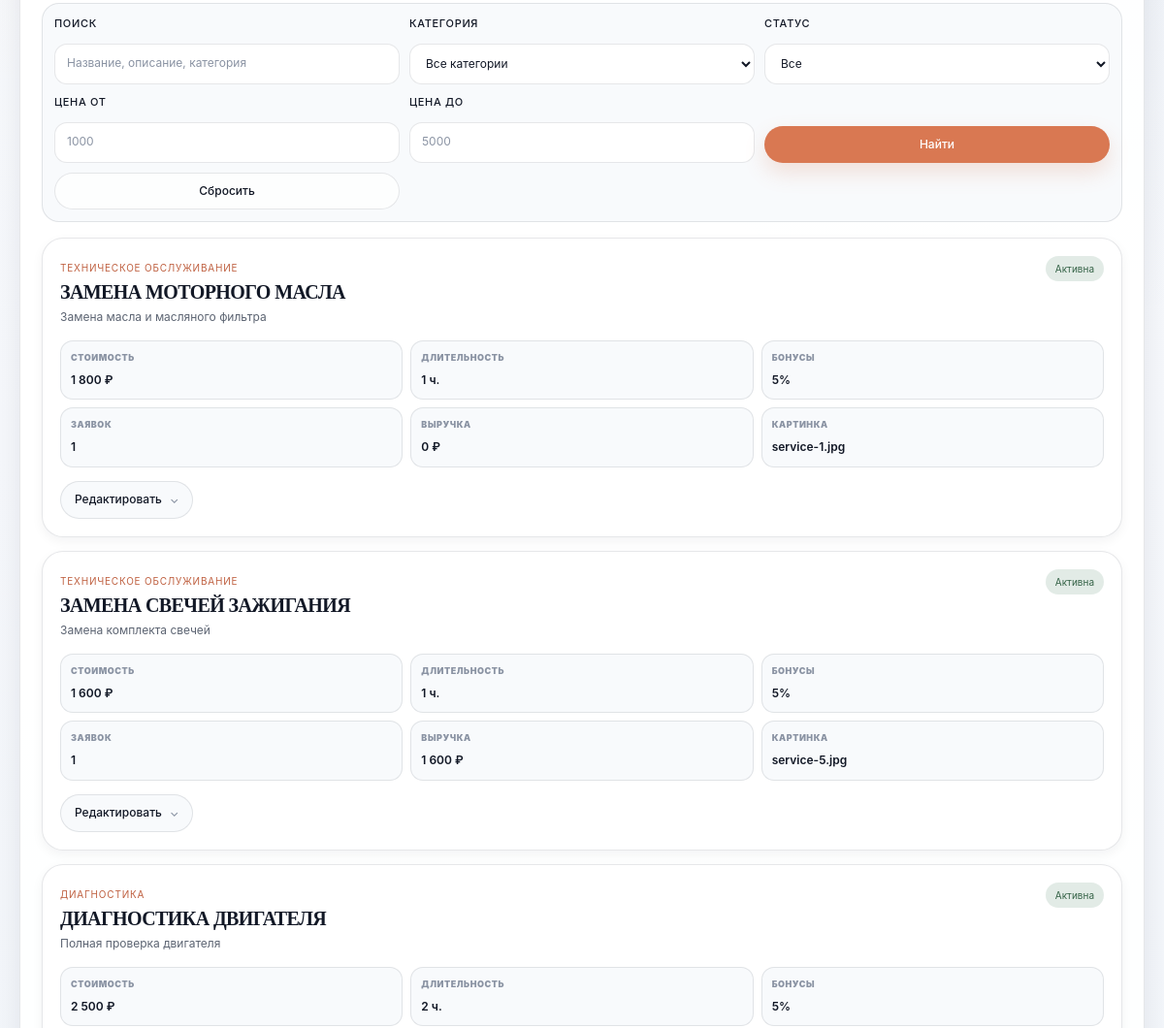
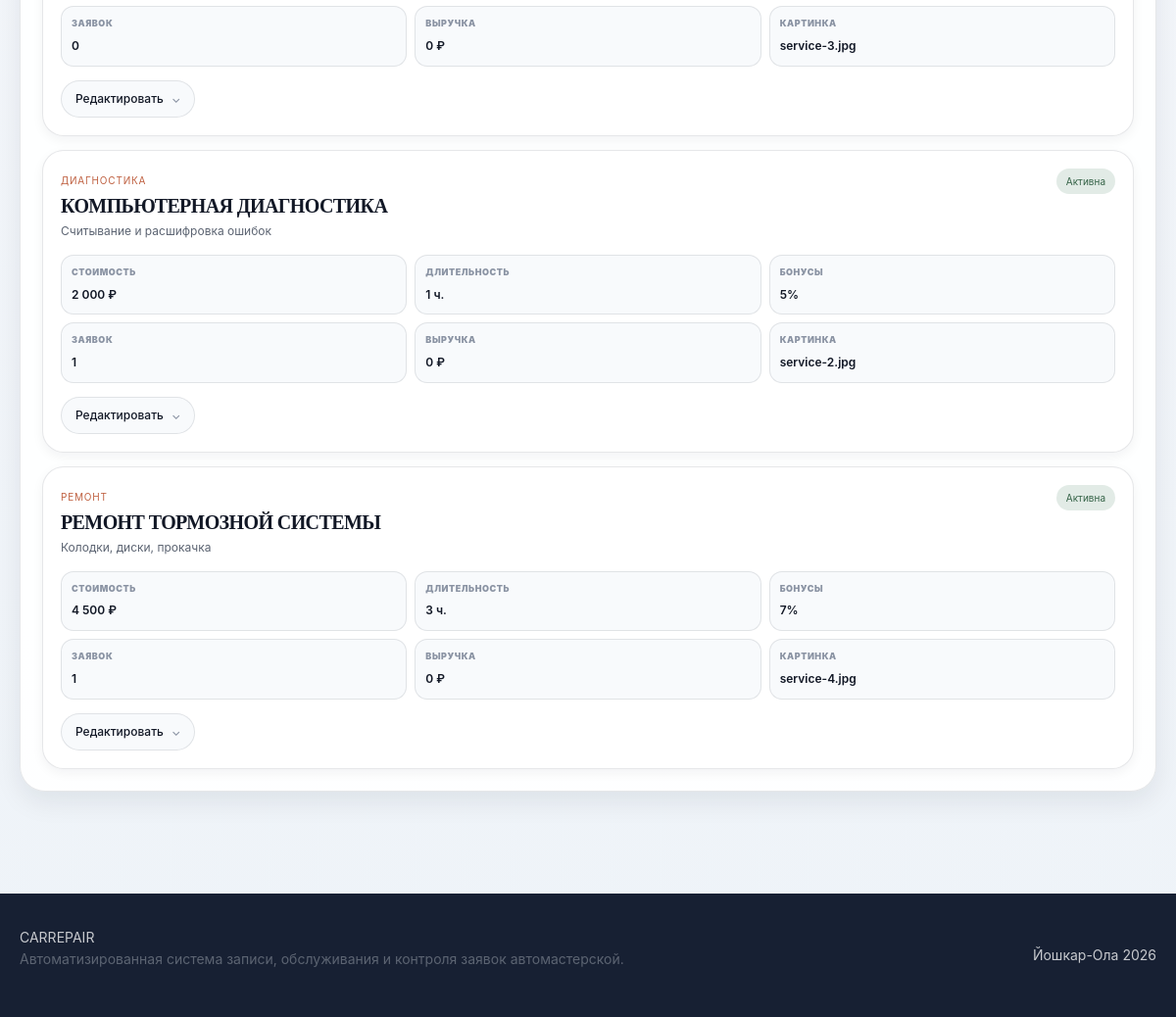
Before: /admin/services.php (signed in, lower part) with the older database file (2 pictures, top to bottom).
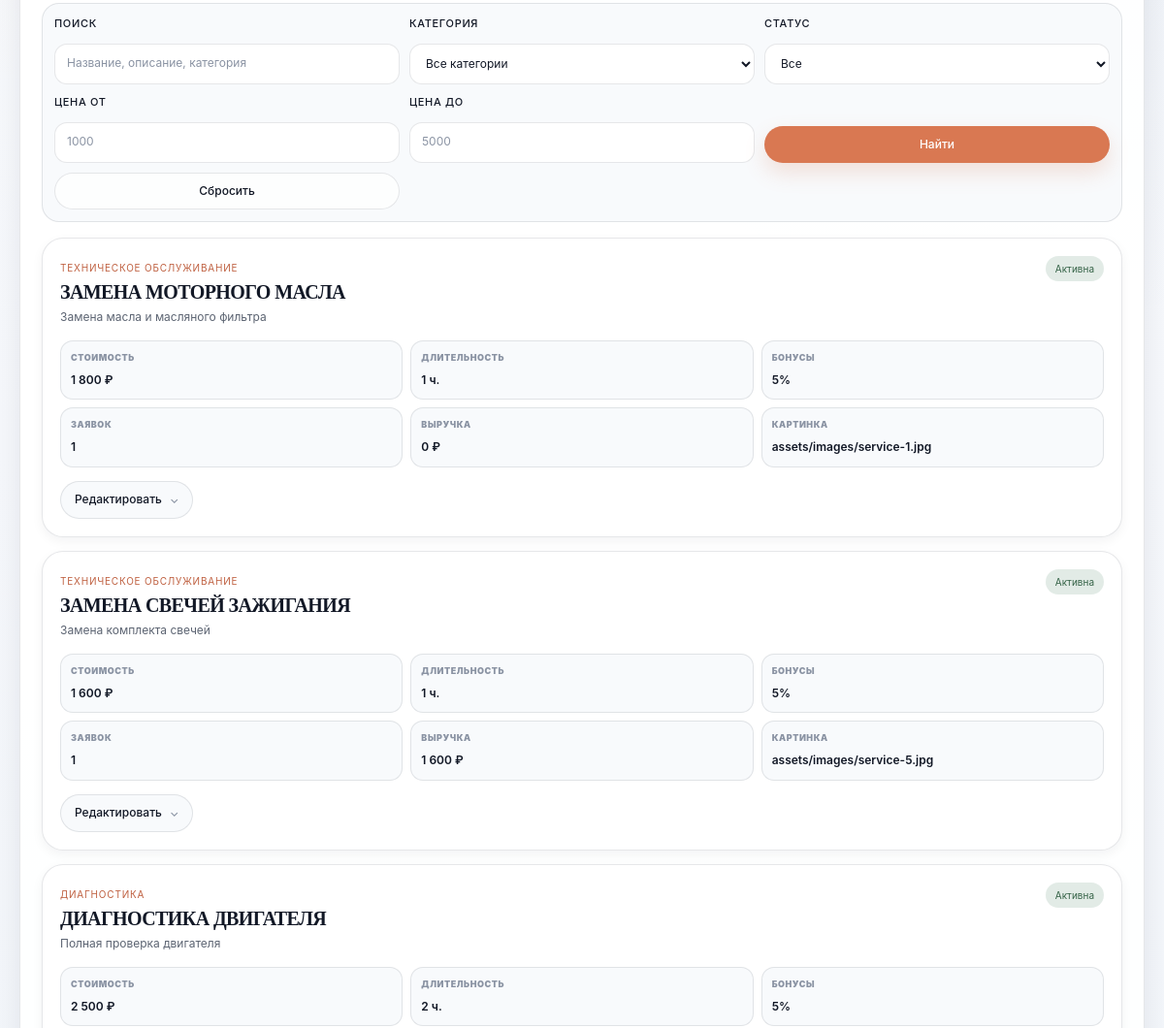
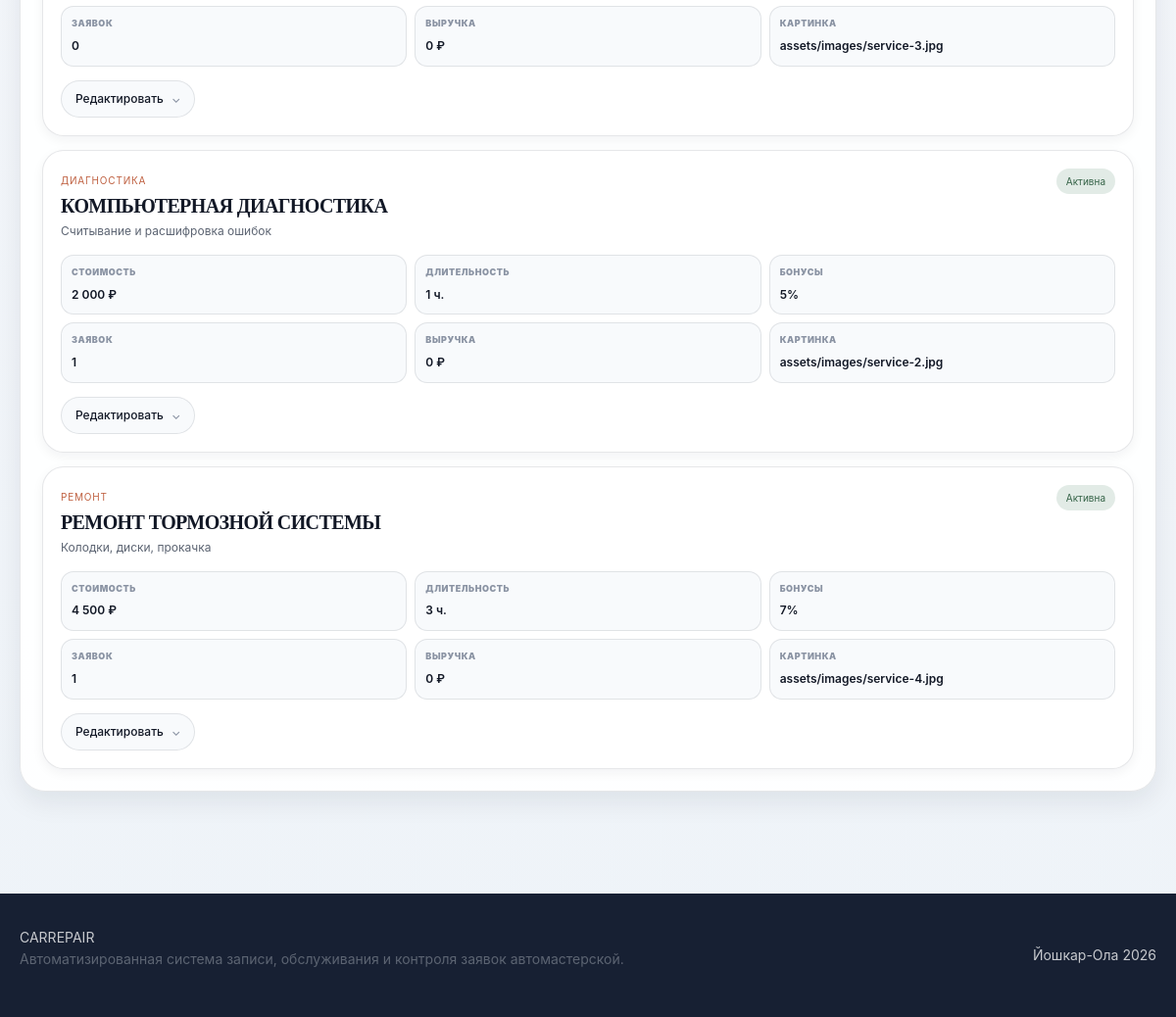
After: the same page with the newer database file (2 pictures, top to bottom).
### tables this page shows
CREATE TABLE `services` (
  `id` int(11) NOT NULL AUTO_INCREMENT,
  `name` varchar(255) NOT NULL,
  `description` text DEFAULT NULL,
  `price` decimal(10,2) NOT NULL DEFAULT 0.00,
  `category` enum('Техническое обслуживание','Диагностика','Ремонт','Кузовные работы','Шиномонтаж') NOT NULL,
  `duration_hours` int(11) NOT NULL DEFAULT 1,
  `duration_minutes` int(11) NOT NULL DEFAULT 60,
  `bonus_percent` int(11) NOT NULL DEFAULT 5,
  `is_active` tinyint(1) NOT NULL DEFAULT 1,
  `created_at` timestamp NOT NULL DEFAULT current_timestamp(),
  `image` varchar(255) DEFAULT NULL,
  PRIMARY KEY (`id`)
);

### admin/services.php (the view, shortened to what this page needs)
<?php
require_once '../config/db.php';
$filterSearch = trim($_GET['search'] ?? '');
$filterPriceFrom = trim($_GET['price_from'] ?? '');
$filterPriceTo = trim($_GET['price_to'] ?? '');
function adminMoney($value)
{
    return number_format((float)$value, 0, '.', ' ') . ' ₽';
}
function adminDurationText($minutes)
{
    $minutes = (int)$minutes;
    $hours = intdiv($minutes, 60);
    $rest = $minutes % 60;
    if ($rest === 0) {
        return $hours . ' ч.';
    }
    return $hours . ' ч. ' . $rest . ' мин.';
}
$where = [];
$params = [];
$whereSql = $where ? 'WHERE ' . implode(' AND ', $where) : '';
$servicesStmt = $pdo->prepare("
    SELECT
        services.*,
        COUNT(appointments.id) AS appointments_count,
        COALESCE(SUM(
            CASE
                WHEN appointments.status IN ('Оказана', 'Выполнена')
                THEN appointments.service_price_at_time
                ELSE 0
            END
        ), 0) AS revenue_sum
    FROM services
    LEFT JOIN appointments ON appointments.service_id = services.id
    {$whereSql}
    GROUP BY services.id
    ORDER BY services.is_active DESC, services.category, services.name
");
$servicesStmt->execute($params);
$services = $servicesStmt->fetchAll();
require_once '../includes/header.php';
?>
<section class="admin-page">
    <div class="container">
        <section class="admin-section-card">
            <form method="get" action="services.php" class="admin-list-filter admin-list-filter--services">
                <div class="form-group">
                    <label for="search">Поиск</label>
                    <input
                        type="text"
                        id="search"
                        name="search"
                        value="<?= htmlspecialchars($filterSearch) ?>"
                        placeholder="Название, описание, категория"
                    >
                </div>
                <div class="form-group">
                    <label for="category">Категория</label>
                    <select id="category" name="category">
                        <option value="">Все категории</option>
                    </select>
                </div>
                <div class="form-group">
                    <label for="status">Статус</label>
                    <select id="status" name="status">
                        <option value="">Все</option>
                    </select>
                </div>
                <div class="form-group">
                    <label for="price_from">Цена от</label>
                    <input
                        type="number"
                        id="price_from"
                        name="price_from"
                        min="0"
                        step="1"
                        value="<?= htmlspecialchars($filterPriceFrom) ?>"
                        placeholder="1000"
                    >
                </div>
                <div class="form-group">
                    <label for="price_to">Цена до</label>
                    <input
                        type="number"
                        id="price_to"
                        name="price_to"
                        min="0"
                        step="1"
                        value="<?= htmlspecialchars($filterPriceTo) ?>"
                        placeholder="5000"
                    >
                </div>
                <button type="submit" class="btn btn--orange btn--small">
                    Найти
                </button>
                <a href="services.php" class="btn btn--light btn--small">
                    Сбросить
                </a>
            </form>
            <?php if (empty($services)): ?>
                <p class="empty-text">По выбранным фильтрам услуги не найдены.</p>
            <?php else: ?>
                <div class="admin-services-list">
                    <?php foreach ($services as $service): ?>
                        <?php
                            $duration = (int)($service['duration_minutes'] ?? 0);
                        ?>
                        <article class="admin-service-card <?= (int)$service['is_active'] === 1 ? '' : 'is-hidden' ?>">
                            <div class="admin-service-card__head">
                                <div>
                                    <span class="admin-card-time">
                                        <?= htmlspecialchars($service['category'] ?? 'Категория не указана') ?>
                                    </span>
                                    <h3><?= htmlspecialchars($service['name']) ?></h3>
                                    <p><?= htmlspecialchars($service['description'] ?? '') ?></p>
                                </div>
                                <span class="status-badge <?= (int)$service['is_active'] === 1 ? 'status-badge--done' : 'status-badge--cancel' ?>">
                                    <?= (int)$service['is_active'] === 1 ? 'Активна' : 'Скрыта' ?>
                                </span>
                            </div>
                            <div class="record-card__meta">
                                <div>
                                    <span>Стоимость</span>
                                    <strong><?= adminMoney($service['price']) ?></strong>
                                </div>
                                <div>
                                    <span>Длительность</span>
                                    <strong><?= adminDurationText($duration) ?></strong>
                                </div>
                                <div>
                                    <span>Бонусы</span>
                                    <strong><?= (float)$service['bonus_percent'] ?>%</strong>
                                </div>
                                <div>
                                    <span>Заявок</span>
                                    <strong><?= (int)$service['appointments_count'] ?></strong>
                                </div>
                                <div>
                                    <span>Выручка</span>
                                    <strong><?= adminMoney($service['revenue_sum']) ?></strong>
                                </div>
                                <div>
                                    <span>Картинка</span>
                                    <strong><?= htmlspecialchars($service['image'] ?: 'не указана') ?></strong>
                                </div>
                            </div>
                            <details class="admin-more">
                                <summary>Редактировать</summary>
                            </details>
                        </article>
                    <?php endforeach; ?>
                </div>
            <?php endif; ?>
        </section>
    </div>
</section>
<?php require_once '../includes/footer.php'; ?>

### includes/header.php (shortened to what this page needs)
<?php
$currentScript = str_replace('\\', '/', $_SERVER['SCRIPT_NAME'] ?? '');
$isAdminArea = strpos($currentScript, '/admin/') !== false;
$basePath = $isAdminArea ? '../' : '';
?>
<!DOCTYPE html>
<html lang="ru">
<head>
    <link rel="stylesheet" href="<?= $basePath ?>assets/css/style.css">
    <link rel="stylesheet" href="<?= $basePath ?>assets/css/admin.css">
    <link rel="stylesheet" href="<?= $basePath ?>assets/css/home.css">
</head>
<body>
<main>

### includes/footer.php (shortened to what this page needs)
</main>
<footer class="site-footer">
    <div class="container">
        <div class="site-footer__inner">
            <div>
                <strong>CARREPAIR</strong>
                <p>Автоматизированная система записи, обслуживания и контроля заявок автомастерской.</p>
            </div>
            <div>
                <span>Йошкар-Ола</span>
                <span>2026</span>
            </div>
        </div>
    </div>
</footer>
</body>
</html>

### assets/css/style.css (style rules this page uses)
:root { --bg: #f5f7fb; --bg-soft: #eef3f8; --surface: #ffffff; --surface-soft: #f8fafc; --text: #121826; --text-soft: #5c6472; --text-muted: #8a93a3; --primary: #172033; --primary-soft: #25324b; --accent: #d97852; --accent-dark: #bf6040; --accent-soft: #fff1eb; --green: #4e8665; --blue: #496a9b; --red: #a85f5f; --yellow: #b89a56; --border: rgba(18, 24, 38, 0.10); --border-strong: rgba(18, 24, 38, 0.16); --shadow-xs: 0 4px 12px rgba(18, 24, 38, 0.05); --shadow-sm: 0 10px 28px rgba(18, 24, 38, 0.08); --shadow-md: 0 18px 42px rgba(18, 24, 38, 0.10); --radius-sm: 12px; --radius-md: 18px; --radius-lg: 26px; --container: 1180px; --header-h: 74px; --font-main: Inter, -apple-system, BlinkMacSystemFont, "Segoe UI", Arial, sans-serif; --font-title: Georgia, "Times New Roman", serif; }
*, *::before, *::after { box-sizing: border-box; }
html { min-height: 100%; scroll-behavior: smooth; }
body { min-height: 100vh; margin: 0; display: grid; grid-template-rows: auto 1fr auto; color: var(--text); background: radial-gradient(circle at 15% 0%, rgba(217, 120, 82, 0.08), transparent 28%), radial-gradient(circle at 88% 8%, rgba(73, 106, 155, 0.10), transparent 30%), linear-gradient(180deg, #f8fafc 0%, var(--bg) 42%, #eef3f8 100%); font-family: var(--font-main); font-size: 14px; line-height: 1.55; -webkit-font-smoothing: antialiased; text-rendering: optimizeLegibility; }
a { color: inherit; text-decoration: none; }
button, input, select, textarea { font: inherit; }
button { border: 0; }
main { min-width: 0; }
.container { width: min(var(--container), calc(100% - 40px)); margin: 0 auto; }
section { position: relative; }
h1, h2, h3, p { margin-top: 0; }
h1, h2, h3 { color: var(--text); line-height: 1.08; }
h3 { margin-bottom: 10px; font-size: 18px; }
p { color: var(--text-soft); }
.btn, .nav__button, .header-login, .user-name, .bonus-button { min-height: 42px; display: inline-flex; align-items: center; justify-content: center; gap: 8px; padding: 11px 18px; border-radius: 999px; font-size: 13px; font-weight: 850; line-height: 1; cursor: pointer; transition: 0.18s ease; }
.btn { border: 1px solid transparent; }
.btn--orange, .nav__button, .nav__button--green { color: #ffffff; background: var(--accent); box-shadow: 0 10px 22px rgba(217, 120, 82, 0.20); }
.btn--light, .header-login { color: var(--text); background: rgba(255, 255, 255, 0.72); border: 1px solid var(--border); }
.btn--small { min-height: 36px; padding: 9px 14px; font-size: 12px; }
.form-group { display: grid; gap: 7px; margin-bottom: 14px; }
label { color: var(--text); font-size: 12px; font-weight: 900; }
input, select, textarea { width: 100%; min-height: 46px; padding: 12px 14px; color: var(--text); background: #ffffff; border: 1px solid var(--border); border-radius: 14px; outline: none; transition: 0.18s ease; }
input::placeholder, textarea::placeholder { color: var(--text-muted); }
.record-card__meta { display: grid; grid-template-columns: repeat(3, 1fr); gap: 10px; margin-top: 14px; }
.record-card__meta div { padding: 12px; border-radius: 14px; background: var(--surface-soft); border: 1px solid var(--border); }
.record-card__meta span { display: block; margin-bottom: 4px; color: var(--text-muted); font-size: 10px; font-weight: 900; text-transform: uppercase; }
.record-card__meta strong { color: var(--text); font-size: 13px; }
.status-badge { display: inline-flex; align-items: center; justify-content: center; min-height: 26px; padding: 6px 10px; border-radius: 999px; font-size: 10px; font-weight: 900; line-height: 1; white-space: nowrap; }
.status-badge--done { color: #356347; background: rgba(78, 134, 101, 0.16); }
.site-footer { margin-top: 40px; padding: 34px 0; color: rgba(255, 255, 255, 0.76); background: var(--primary); }
.footer__inner, .site-footer__inner { display: flex; justify-content: space-between; gap: 20px; align-items: center; }
body, button, input, select, textarea, p, span, a, label, small, strong, b, td, th, li, summary { font-weight: 400; }
h1, h2, h3, h4, h5, h6, .logo__text, .logo__icon { font-weight: 700; }
.btn, .nav a, .nav__button, .header-login, .user-name, .bonus-button { font-weight: 500; }
.service-card__price, .hero__badge strong, .record-card__meta strong, .auth-demo__item b, .profile-card strong, .info-card strong { font-weight: 500; }
.status-badge, .pill, .service-card__meta span, .card-meta span { font-weight: 500; }
input, select, textarea { font-weight: 400; }
input::placeholder, textarea::placeholder { font-weight: 400; }

Changed rows visible on the page:
changed services "ЗАМЕНА МОТОРНОГО МАСЛА": image "service-1.jpg" → "assets/images/service-1.jpg"
changed services "ЗАМЕНА СВЕЧЕЙ ЗАЖИГАНИЯ": image "service-5.jpg" → "assets/images/service-5.jpg"
changed services "ДИАГНОСТИКА ДВИГАТЕЛЯ": image "service-3.jpg" → "assets/images/service-3.jpg"
changed services "КОМПЬЮТЕРНАЯ ДИАГНОСТИКА": image "service-2.jpg" → "assets/images/service-2.jpg"
changed services "РЕМОНТ ТОРМОЗНОЙ СИСТЕМЫ": image "service-4.jpg" → "assets/images/service-4.jpg"
